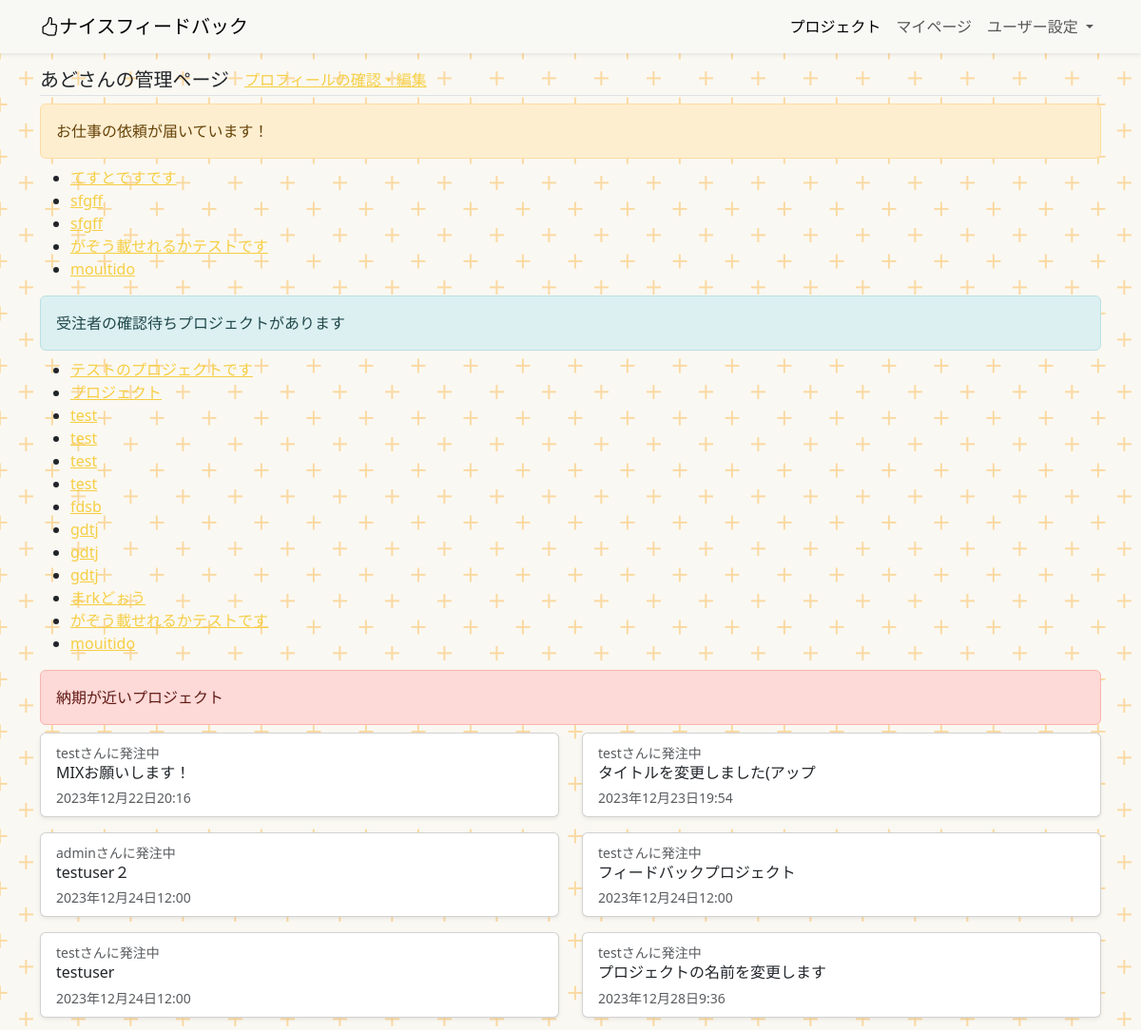
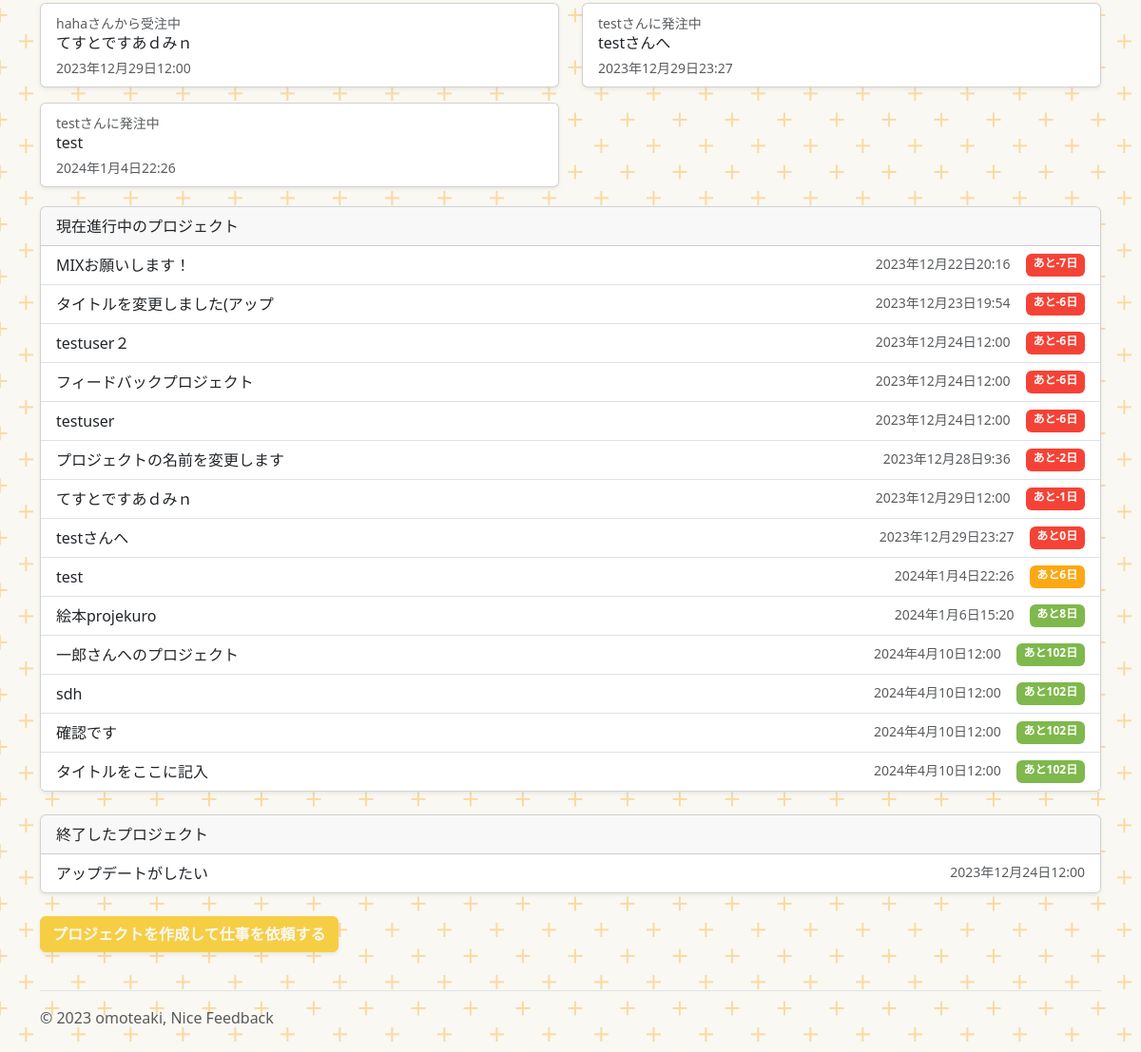
/ (signed in), run on the app's committed database (2 pictures, top to bottom).
### account/models.py (models this page shows)
class CustomUser(AbstractUser):
    pass

### project/models.py (models this page shows, shortened)
class Project(models.Model):
    title = models.CharField(
        verbose_name="プロジェクトのタイトル",
        max_length=30,
    )
    about = models.TextField(
        verbose_name="このプロジェクトについて"
    )
    purpose = models.TextField(
        verbose_name="このプロジェクトで実現したいこと",
        null=True
    )
    deadline_datetime = models.DateTimeField(
        verbose_name="締め切り日時",
    )
    reference_image1 = models.ImageField(
        verbose_name="参考画像1",
        upload_to="references",
        blank=True,
        null=True,
    )
    reference_image2 = models.ImageField(
        verbose_name="参考画像2",
        upload_to="references",
        blank=True,
        null=True,
    )
    reference_image3 = models.ImageField(
        verbose_name="参考画像3",
        upload_to="references",
        blank=True,
        null=True,
    )
    reference_movie1 = models.FileField(
        verbose_name="参考動画1",
        upload_to="references",
        blank=True,
        null=True,
    )
    reference_movie2 = models.FileField(
        verbose_name="参考動画2",
        upload_to="references",
        blank=True,
        null=True,
    )
    reference_movie3 = models.FileField(
        verbose_name="参考動画3",
        upload_to="references",
        blank=True,
        null=True,
    )
    reference_music1 = models.FileField(
        verbose_name="参考音源1",
        upload_to="references",
        blank=True,
        null=True,
    )
    reference_music2 = models.FileField(
        verbose_name="参考音源2",
        upload_to="references",
        blank=True,
        null=True,
    )
    reference_music3 = models.FileField(
        verbose_name="参考音源3",
        upload_to="references",
        blank=True,
        null=True,
    )
    reference_url1 = models.URLField(
        verbose_name="参考URL1",
        blank=True,
        null=True,
    )
    reference_url2 = models.URLField(
        verbose_name="参考URL2",
        blank=True,
        null=True,
    )
    reference_url3 = models.URLField(
        verbose_name="参考URL3",
        blank=True,
        null=True,
    )
    created_at = models.DateTimeField(
        verbose_name="プロジェクトを登録した日時",
        auto_now_add=True,
    )
    updated_at = models.DateTimeField(
        verbose_name="プロジェクトの詳細を更新した時間",
        auto_now=True,
    )
    orderer_user = models.ForeignKey(
        CustomUser,
        verbose_name="発注者",
        on_delete=models.PROTECT,
        related_name="orderer_user",
    )
    contractor_user = models.ForeignKey(
        CustomUser,
        verbose_name="受注者",
        on_delete=models.PROTECT,
        related_name="contractor_user",
    )
    orderer_users = models.ManyToManyField(
        CustomUser,
        verbose_name="発注者のサポーター",
        blank=True,
        related_name="orderer_users",
    )
    contractor_users = models.ManyToManyField(
        CustomUser,
        verbose_name="受注者のサポーター",
        blank=True,
        related_name="contractor_users",
    )
    created_user = models.ForeignKey(
        CustomUser,
        verbose_name="プロジェクトの作成者",
        on_delete=models.PROTECT,
        related_name="created_user"
    )
    is_done = models.BooleanField(
        default=False,
        help_text="プロジェクトが完了したらTrue"
    )
    is_accepted = models.BooleanField(
        default=False,
        help_text="プロジェクトを確認してもらえたらTrue"
    )
    feedback_rule = models.ForeignKey(
        UserDetail,
        verbose_name="受注した人が設定したフィードバックルール",
        on_delete=models.CASCADE,
        blank=True,
        null=True,
    )
    def __str__(self):
        return self.title

### project/views.py (the view)
# urls.py: path('', views.IndexView.as_view(), name="index"),
class IndexView(ListView):
    template_name = "index.html"
    def get_queryset(self):
        if  self.request.user.is_authenticated:
            request_user_projects = Project.objects.filter( Q(created_user=self.request.user)|Q(orderer_user=self.request.user)|Q(contractor_user=self.request.user)).exclude(is_done=True).filter(is_accepted=True).annotate(delta=F("deadline_datetime") - make_aware(datetime.now())).order_by("deadline_datetime")
            return request_user_projects
        else:
            pass
    def get_context_data(self, **kwargs):
        if  self.request.user.is_authenticated:
            context = super().get_context_data(**kwargs)
            context["myproject"] = True
            context["closed_project"] = Project.objects.filter( Q(created_user=self.request.user)|Q(orderer_user=self.request.user)|Q(contractor_user=self.request.user)).filter(is_done=True)
            context["ordered_project_list"] = Project.objects.filter(contractor_user=self.request.user).filter(is_accepted=False)
            context["order_project_list"] = Project.objects.filter(orderer_user=self.request.user).filter(is_accepted=False)
            for object in context["object_list"]:
                print(type(object.delta))
                txt = str(object.delta)
                pos = txt.find(' day')
                if pos >= 1:
                    object.int_delta = int(txt[:pos])
                else:
                    object.int_delta = 0
            context["near_deadline_objects"] = context["object_list"].filter(delta__lte=timedelta(weeks=1))
            return context
        else:
            pass

### project/templates/index.html (shortened to what this page needs)
{% extends "base.html" %}
{% block contents %}
  {% if user.is_authenticated %}
    {% include "myproject.html" %}
  {% else %}
    {% include "introduction.html" %}
  {% endif %}
{% endblock %}

### project/templates/myproject.html (shortened to what this page needs)
<div class="container">
  <div class="d-flex border-bottom mb-2">
    <h5 class="mb-1">
      {% if request.user.last_name %}
      {{request.user.last_name}}{% else %}{{request.user}}{% endif %}さんの管理ページ
    </h5>
    <a href="{% url "account:mypage" request.user.pk %}" class="ms-3">プロフィールの確認・編集</a>
  </div>
  {% if ordered_project_list %}
  <div class="">
    <div class="alert alert-warning mb-2" role="alert">
      お仕事の依頼が届いています！
    </div>
    <ul class="">
      {% for ordered_project in ordered_project_list %}
      <li>
        <a href="{% url "project:propose_project" ordered_project.pk %}">{{ordered_project}}</a>
      </li>
      {% endfor %}
    </ul>
  </div>
  {% endif %}
  {% if order_project_list %}
  <div class="">
    <div class="alert alert-info mb-2" role="alert">
      受注者の確認待ちプロジェクトがあります
    </div>
    <ul>
      {% for ordered_project in order_project_list %}
      <li>
        <a href="{% url "project:project_detail" ordered_project.pk %}">{{ordered_project}}</a>
      </li>
      {% endfor %}
    </ul>
  </div>
  {% endif %}
  {% if near_deadline_objects %}
  <div class="mb-1">
    <div class="alert alert-danger mb-2" role="alert">
      納期が近いプロジェクト
    </div>
    <div class="row">
    {% for n_o in near_deadline_objects %}
      <div class="col-sm-6 mb-3 mb-sm-3">
        <a href="{% url "project:project_detail" n_o.pk %}" class="card h-100 text-decoration-none">
          <div  class="card-body py-2 ">
            {% if n_o.orderer_user == request.user %}
            <small class="text-body-secondary">{{n_o.contractor_user}}さんに発注中</small>
            {% else %}
            <small class="text-body-secondary">{{n_o.orderer_user}}さんから受注中</small>
            {% endif %}
            <h6 class="card-title mb-1">{{n_o.title}}</h6>
            <small class="text-body-secondary">{{n_o.deadline_datetime}}</small>
          </div>
        </a>
      </div>
    {% endfor %}
    </div>
  </div>
  {% endif %}
  {% if object_list %}
  <div class="card mb-4">
    <div class="card-header">現在進行中のプロジェクト</div>
    <div class="list-group list-group-flush">
      {% for record in object_list %}
      <a href="{% url "project:project_detail" record.pk %}" class="list-group-item list-group-item-action d-flex">
        <div>
          {{record}}
        </div>
        <small class="ms-auto text-body-secondary">{{record.deadline_datetime}}</small>
        <span class="ms-3 badge {% if record.int_delta < 4 %}text-bg-danger text-white {% elif record.int_delta < 8 %} text-bg-warning text-white {% else %} text-bg-success text-white {% endif %}">あと{{record.int_delta}}日</span></a>
      {% endfor %}
    </div>
  </div>
  {% else %}
  <p>現在進行中のプロジェクトはありません。</p>
  {% endif %}
  {% if closed_project %}
  <div class="card mb-4">
    <div class="card-header">終了したプロジェクト</div>
    <div class="list-group list-group-flush">
      {% for record in closed_project %}
      <a href="{% url "project:project_detail" record.pk %}" class="list-group-item list-group-item-action d-flex">
        <div>
          {{record}}
        </div>
        <small class="ms-auto text-body-secondary">{{record.deadline_datetime}}</small>
        </a>
      {% endfor %}
    </div>
  </div>
  {% endif %}
  <div class="row">
    <div class="col-sm">
      <a class="btn btn-primary text-light fw-bold shadow-sm mb-3" href="{% url "project:create_project" %}" role="button">プロジェクトを作成して仕事を依頼する</a>
    </div>
  </div>
</div>

### static/css/style.css (style rules this page uses)
body { position: relative; }

### data on the page
CustomUser: user.last_name "あど"
Project: title "てすとですです"
Project: title "sfgff"
Project: title "sfgff"
Project: title "がぞう載せれるかテストです"
Project: title "mouitido"
Project: title "テストのプロジェクトです"
Project: title "プロジェクト"
Project: title "test"
Project: title "test"
Project: title "test"
Project: title "test"
Project: title "fdsb"
Project: title "gdtj"
Project: title "gdtj"
Project: title "gdtj"
Project: title "まrkどぉう"
Project: contractor_user "test", title "MIXお願いします！", deadline_datetime "2023年12月22日20:16", int_delta "-7"
Project: contractor_user "test", title "タイトルを変更しました(アップ", deadline_datetime "2023年12月23日19:54", int_delta "-6"
Project: contractor_user "admin", title "testuser２", deadline_datetime "2023年12月24日12:00", int_delta "-6"
Project: contractor_user "test", title "フィードバックプロジェクト", deadline_datetime "2023年12月24日12:00", int_delta "-6"
Project: contractor_user "test", title "testuser", deadline_datetime "2023年12月24日12:00", int_delta "-6"
Project: contractor_user "test", title "プロジェクトの名前を変更します", deadline_datetime "2023年12月28日9:36", int_delta "-2"
Project: orderer_user "haha", title "てすとですあｄみｎ", deadline_datetime "2023年12月29日12:00", int_delta "-1"
Project: contractor_user "test", title "testさんへ", deadline_datetime "2023年12月29日23:27", int_delta "0"
Project: contractor_user "test", title "test", deadline_datetime "2024年1月4日22:26", int_delta "6"
Project: title "絵本projekuro", deadline_datetime "2024年1月6日15:20", int_delta "8"
Project: title "一郎さんへのプロジェクト", deadline_datetime "2024年4月10日12:00", int_delta "102"
Project: title "sdh", deadline_datetime "2024年4月10日12:00", int_delta "102"
Project: title "確認です", deadline_datetime "2024年4月10日12:00", int_delta "102"
Project: title "タイトルをここに記入", deadline_datetime "2024年4月10日12:00", int_delta "102"
Project: title "アップデートがしたい", deadline_datetime "2023年12月24日12:00"
